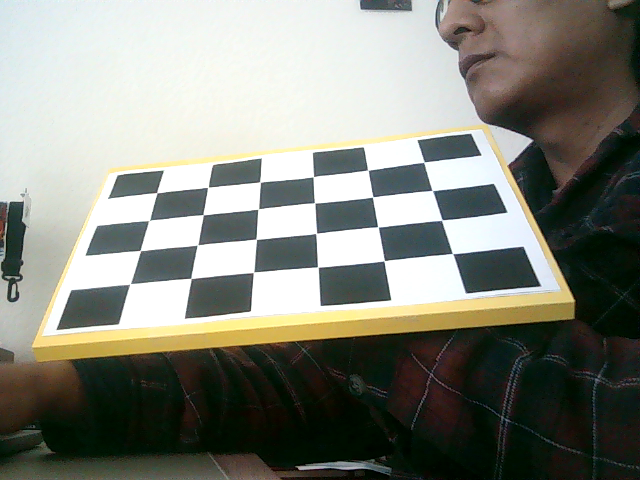
#> input picture cal_imgs/1_img.png, 640 x 480 px
$ python 0030_camera_img2world.py
#> lines starting #> are read from the running program, lines starting #| are printed output that depends on the picture
#> in find_chessboard_on_image_files, frame is the input picture: shape (480, 640, 3); mean B, G, R 123.6, 133.2, 131.3
### libs/cam_calib_utils.py
import numpy as np
import cv2

# [25 lines left out: function inv_svd, not called in this run]


def detect_chess_board_points(frame, ptrn_size):
    # Precompute Pw positions: By default cv2 locates the origin at the left-upper corner.
    # format: (0,0,0),(1,0,0),(2,0,0)......(last,last,0)
    # world coords is over the paper hence z=0 for all poins.
#> called with ptrn_size = (6, 4)
    P_chs = np.zeros((ptrn_size[0]*ptrn_size[1],3), np.float32)
    P_chs[:,:2] = np.mgrid[0:ptrn_size[0],0:ptrn_size[1]].T.reshape(-1,2)

    # convert to grey
    frame_gray = cv2.cvtColor(frame,cv2.COLOR_RGB2GRAY)
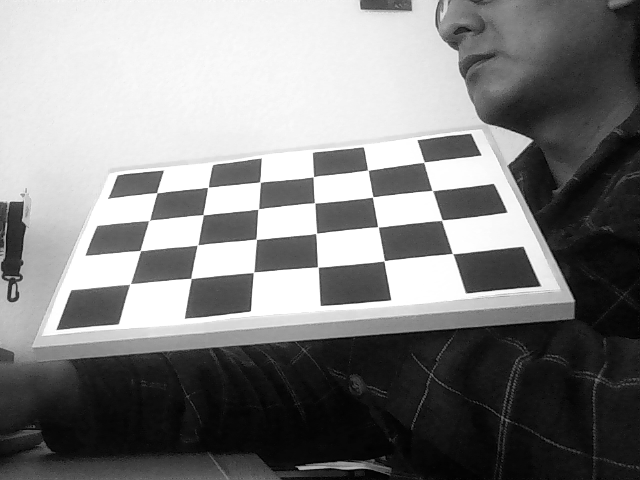
#> frame_gray: shape (480, 640); min 0, max 255, mean 130.1
    ret, P_pxl_tmp = cv2.findChessboardCorners(frame_gray, ptrn_size,None)
#> ret = True; P_pxl_tmp = 24 rows, first 8: [156.8, 192.6], [208.1, 187.2], [259.9, 182], [313.2, 176.8], [367.7, 170.1], [424, 162.2], [148.6, 220.8], [203.3, 214.6]

    if ret==True:
        criteria = (cv2.TERM_CRITERIA_EPS + cv2.TERM_CRITERIA_MAX_ITER, 30, 0.001)
        P_pxl = cv2.cornerSubPix(frame_gray,P_pxl_tmp,(10,10),(0,0),criteria)
#> P_pxl = 24 rows, first 8: [156.7, 192.7], [207.8, 187.3], [260.1, 182], [313.3, 176.6], [367.9, 170.2], [424, 162.2], [149.3, 220.3], [203.2, 214.8]
        P_pxl = P_pxl.reshape(-1,2)

        # Notice that since each point is taken from different images, the origin of the world
        # coordinates (corner of chessboard with 0 index) might be different.
        # Ensure that the origin is the left most corner.
        if P_pxl[0,1] > P_pxl[-1,1]: # P0 to the right of Pf (INVERT ORDER)
            P_pxl = P_pxl[::-1,:]
    else:
        P_chs = []
        P_pxl = []
    return ret, P_chs, P_pxl


def find_chessboard_on_image_files(chess_img_files, ptrn_size, scale_down:False):
    ''' Collects the pair of points in chess and pixel coords.
        Each element in the lists are the associated ones to each image.

             ptrn_size: This is very important!!! wrong param->unable to decode.
    '''

    # creating the lists (one sequence per image)
    P_chs_list = []
    P_pxl_list = []
    ret_list = []
    img_size = 0,0
    for img_file in chess_img_files:
        frame = cv2.imread(img_file)
        if scale_down:
            frame = cv2.resize(frame,(640,480))

        ret, P_chs, P_pxl = detect_chess_board_points(frame, ptrn_size)
#> ret = True; P_chs = 24 rows, first 8: [0, 0, 0], [1, 0, 0], [2, 0, 0], [3, 0, 0], [4, 0, 0], [5, 0, 0], [0, 1, 0], [1, 1, 0]

        # append results
        ret_list.append(ret)
        P_chs_list.append(P_chs)
        P_pxl_list.append(P_pxl)
        img_size = frame.shape[:2]
#> img_size = (480, 640)
    return ret_list, P_chs_list, P_pxl_list,img_size

def load_camera_calibration_matrices(cal_file_pref):
    mtx = np.load(cal_file_pref + '_mtx.npy')
    dist = np.load(cal_file_pref + '_dist.npy')
    img_size = np.load(cal_file_pref + '_imgsize.npy')
    # refine mtx:
    mtx_new, roi =cv2.getOptimalNewCameraMatrix(mtx, dist, img_size[::-1], 1, img_size[::-1])

    return mtx, dist, img_size, mtx_new, roi

# [30 lines left out: functions uv2XYZ, load_RTA_camera_matrices, not called in this run]

### 0030_camera_img2world.py
import numpy as np
import libs.cam_calib_utils as ccu
import cv2

# Step 1: Load a single image that contains the chess board.
#         This Board defines the plane over which we can recover the XYZ coordinate.
#         We cannot recover XYZ of other points, ONLY works for points over the plane.
image_file = './cal_imgs/1_img.png'
ptrn_size, scale_down = ((6,4)), False
ret_list, P_chs_list, P_pxl_list,img_size = ccu.find_chessboard_on_image_files([image_file],ptrn_size,scale_down)
#> ret_list = [True]; P_chs_list = 1 item; P_pxl_list = 1 point arrays, longest 24 points; img_size = (480, 640)
P_w = P_chs_list[0].T   # (3,Npoints)
P_pxl = P_pxl_list[0].T # (2, Npoints)

# Step 2: Load camera calibration matrices:
cal_file_pref = './out/cal1'
_, dist, img_size, mtx_new, _ = ccu.load_camera_calibration_matrices(cal_file_pref)
#> (the run stopped early here; a loop or call above may not have finished)

$ run again, with cal_imgs/0_img.png copied over cal_imgs/1_img.png
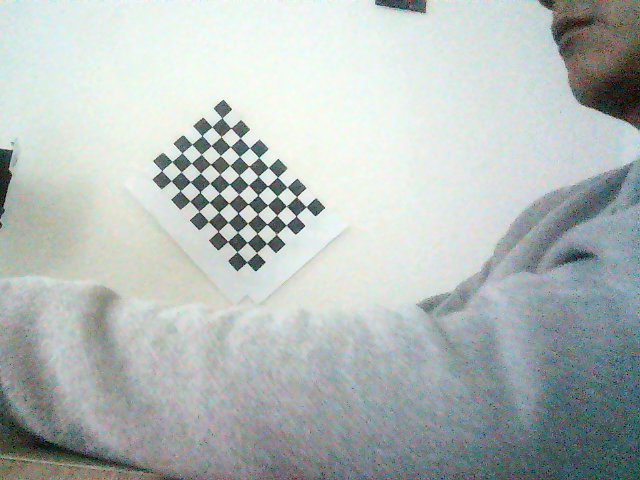
#> input picture cal_imgs/0_img.png, 640 x 480 px
#> in find_chessboard_on_image_files, frame is the input picture: shape (480, 640, 3); mean B, G, R 185.4, 187.4, 179.5
#> in detect_chess_board_points, `frame_gray = cv2.cvtColor(frame,cv2.COLOR_RGB2GRAY)`:
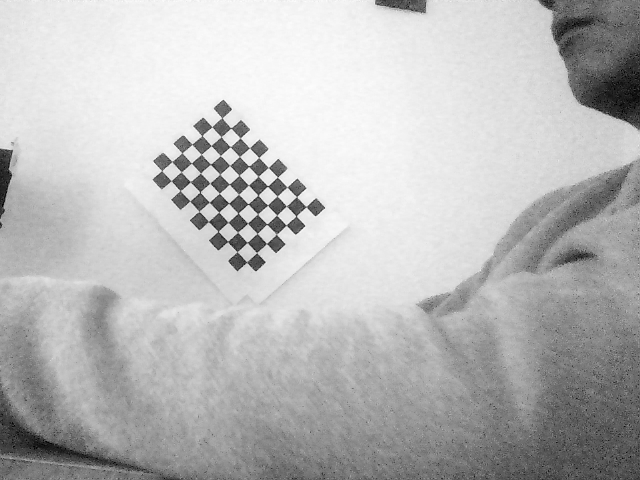
#> frame_gray: shape (480, 640); min 0, max 252, mean 185.9
#> in detect_chess_board_points, `ret, P_pxl_tmp = cv2.findChessboardCorners(frame_gray, ptrn_size,None)`: ret = False; P_pxl_tmp = None
#> in find_chessboard_on_image_files, `ret, P_chs, P_pxl = detect_chess_board_points(frame, ptrn_size)`: ret = False; P_chs = []
#> `ret_list, P_chs_list, P_pxl_list,img_size = ccu.find_chessboard_on_ima..`: ret_list = [False]; P_chs_list = [[]]; img_size = (480, 640)

$ run again, with cal_imgs/10_img.png copied over cal_imgs/1_img.png
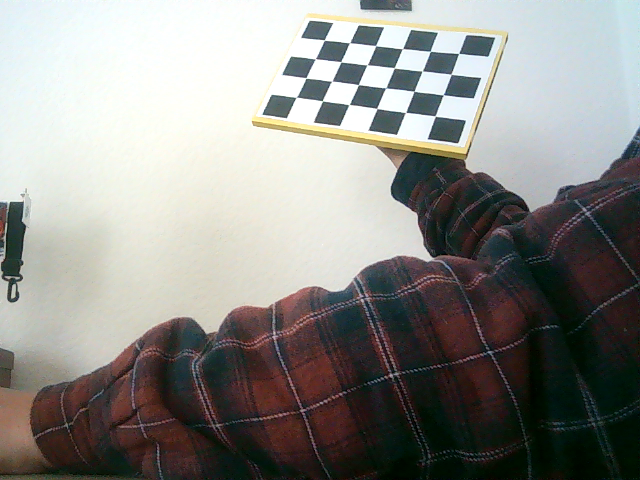
#> input picture cal_imgs/10_img.png, 640 x 480 px
#> in find_chessboard_on_image_files, frame is the input picture: shape (480, 640, 3); mean B, G, R 136.4, 140.3, 140.8
#> in detect_chess_board_points, `frame_gray = cv2.cvtColor(frame,cv2.COLOR_RGB2GRAY)`:
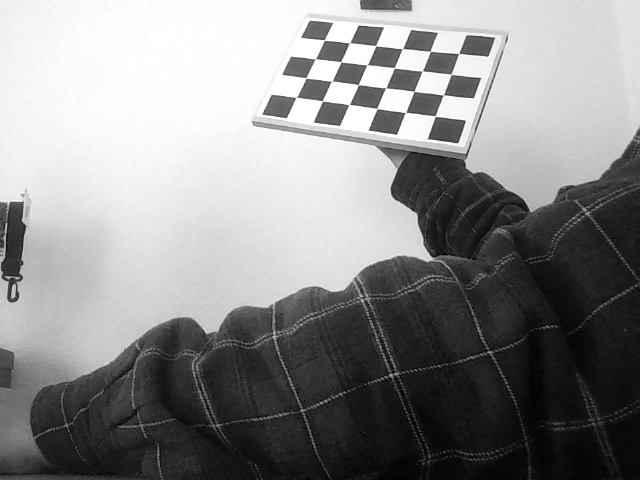
#> frame_gray: shape (480, 640); min 0, max 255, mean 139.2
#> in detect_chess_board_points, `ret, P_pxl_tmp = cv2.findChessboardCorners(frame_gray, ptrn_size,None)`: ret = True; P_pxl_tmp = 24 rows, first 8: [324.4, 40.2], [349.6, 42.68], [375.6, 45.52], [402.5, 48.6], [430.4, 51.29], [458.7, 53.41], [315.4, 58.66], [340.9, 61.7]
#> in detect_chess_board_points, `P_pxl = cv2.cornerSubPix(frame_gray,P_pxl_tmp,(10,10),(0,0),criteria)`: P_pxl = 24 rows, first 8: [324.3, 40.09], [349.5, 42.84], [375.7, 45.65], [402.4, 48.73], [430.2, 51.25], [458.7, 53.36], [315.3, 58.98], [340.8, 61.69]
#> in find_chessboard_on_image_files, `ret, P_chs, P_pxl = detect_chess_board_points(frame, ptrn_size)`: ret = True; P_chs = 24 rows, first 8: [0, 0, 0], [1, 0, 0], [2, 0, 0], [3, 0, 0], [4, 0, 0], [5, 0, 0], [0, 1, 0], [1, 1, 0]
#> `ret_list, P_chs_list, P_pxl_list,img_size = ccu.find_chessboard_on_ima..`: ret_list = [True]; P_chs_list = 1 item; P_pxl_list = 1 point arrays, longest 24 points; img_size = (480, 640)

$ run again, with cal_imgs/12_img.png copied over cal_imgs/1_img.png
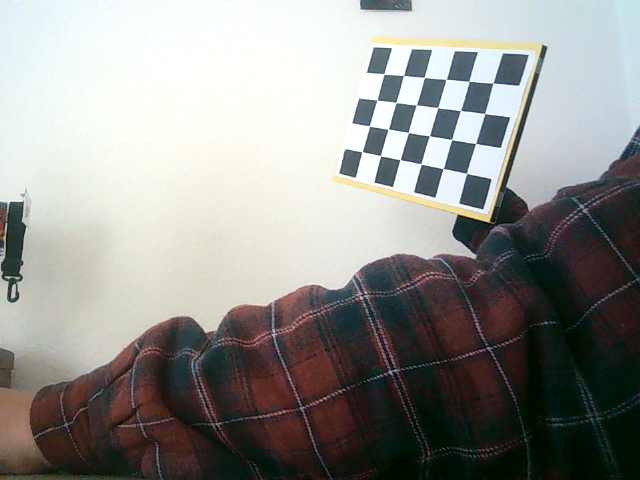
#> input picture cal_imgs/12_img.png, 640 x 480 px
#> in find_chessboard_on_image_files, frame is the input picture: shape (480, 640, 3); mean B, G, R 142.6, 145.9, 146
#> in detect_chess_board_points, `frame_gray = cv2.cvtColor(frame,cv2.COLOR_RGB2GRAY)`:
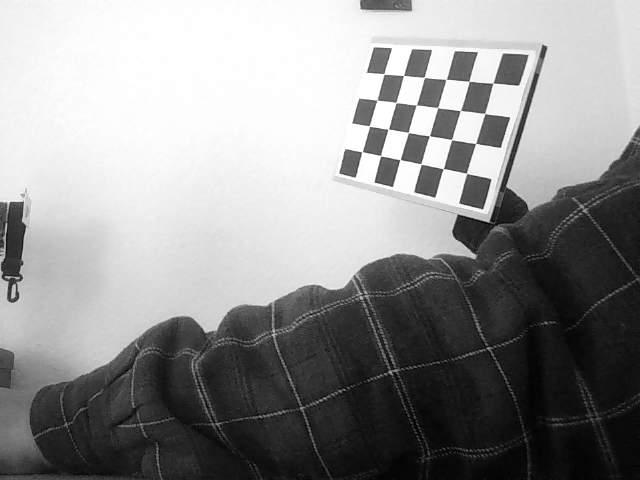
#> frame_gray: shape (480, 640); min 0, max 255, mean 144.9
#> in detect_chess_board_points, `ret, P_pxl_tmp = cv2.findChessboardCorners(frame_gray, ptrn_size,None)`: ret = True; P_pxl_tmp = 24 rows, first 8: [384, 73.94], [403.3, 75.61], [424.4, 77.3], [446, 79.47], [469, 81.24], [493, 83.09], [377.1, 100.2], [395.8, 102.6]
#> in detect_chess_board_points, `P_pxl = cv2.cornerSubPix(frame_gray,P_pxl_tmp,(10,10),(0,0),criteria)`: P_pxl = 24 rows, first 8: [383.9, 73.88], [403.5, 75.44], [424.3, 77.39], [446.3, 79.31], [469.1, 81.26], [492.9, 83.16], [377, 100.2], [396, 102.5]
#> in find_chessboard_on_image_files, `ret, P_chs, P_pxl = detect_chess_board_points(frame, ptrn_size)`: ret = True; P_chs = 24 rows, first 8: [0, 0, 0], [1, 0, 0], [2, 0, 0], [3, 0, 0], [4, 0, 0], [5, 0, 0], [0, 1, 0], [1, 1, 0]
#> `ret_list, P_chs_list, P_pxl_list,img_size = ccu.find_chessboard_on_ima..`: ret_list = [True]; P_chs_list = 1 item; P_pxl_list = 1 point arrays, longest 24 points; img_size = (480, 640)
